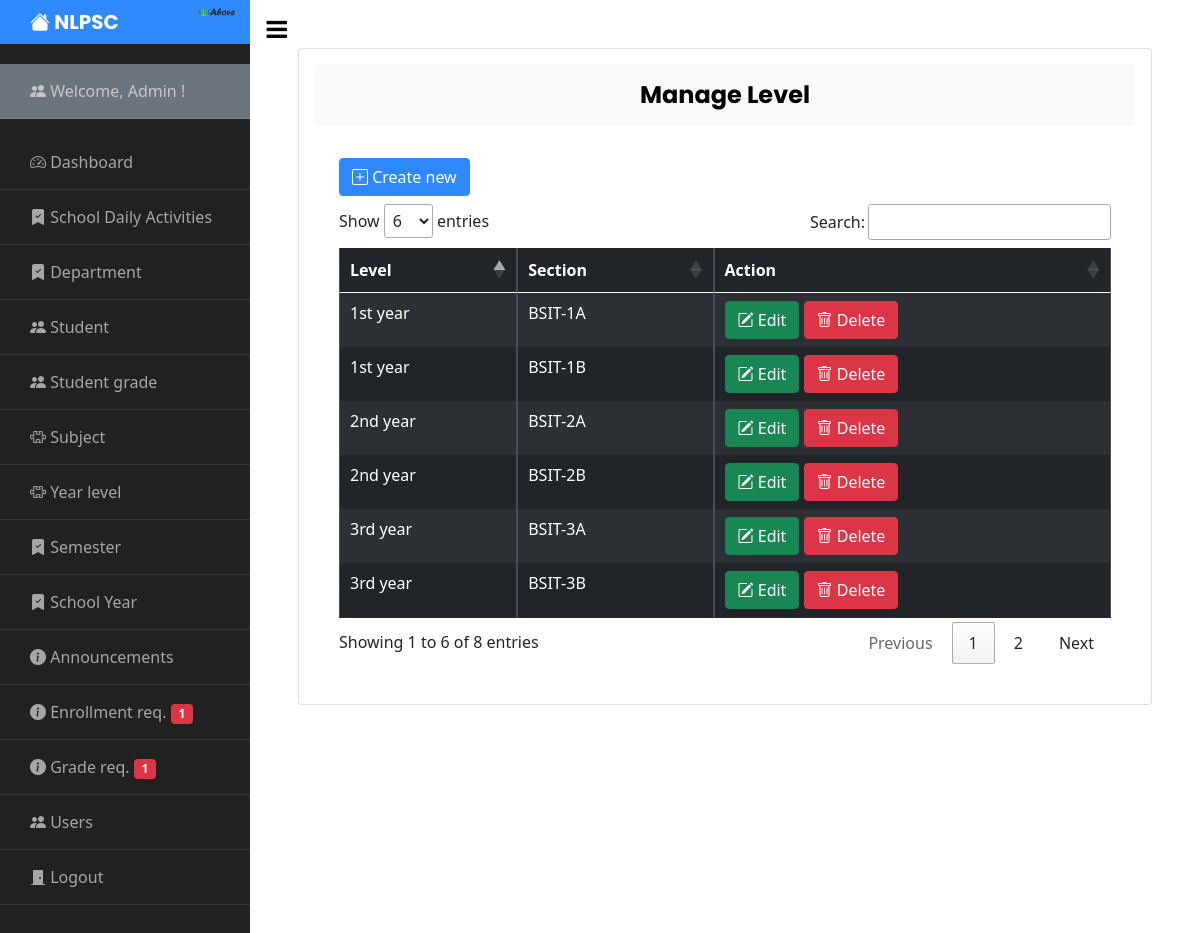
The page /admin/manage_level.php (signed in) on the database its author committed.
### tables this page shows
CREATE TABLE `user` (
  `Id` int(11) NOT NULL,
  `firstname` varchar(255) NOT NULL,
  `middlename` varchar(255) NOT NULL,
  `lastname` varchar(255) NOT NULL,
  `dob` varchar(255) NOT NULL,
  `age` int(11) NOT NULL,
  `email` varchar(255) NOT NULL,
  `contact` varchar(255) NOT NULL,
  `address` varchar(255) NOT NULL,
  `username` varchar(255) NOT NULL,
  `password` varchar(255) NOT NULL,
  `usertype` varchar(255) NOT NULL DEFAULT 'Teacher',
  `image` varchar(255) NOT NULL
);

CREATE TABLE `year_level` (
  `level_Id` int(11) NOT NULL,
  `level` varchar(255) NOT NULL,
  `section` varchar(255) NOT NULL
);

### admin/manage_level.php (the view, shortened to what this page needs)
<?php include 'sidebar.php'; ?>
     <div id="content" class="p-4 p-md-5 pt-5">
       <div class="card p-3">
         <h4 class="bg-light p-3" align="center"><strong>Manage Level</strong></h4>
         <div class="table-responsive p-4">
             <button type="button" class="btn btn-primary mb-2" data-bs-toggle="modal" data-bs-target="#exampleModal"><i class="bi bi-plus-square"></i> Create new</button>
           <table class="table table-bordered table-dark table-striped table-hover table-responsive-sm " id="example">
             <thead>
               <tr>
                   <th>Level</th>
                   <th>Section</th>
                   <th>Action</th>
               </tr>
             </thead>
             <tbody>
               <?php
                   include("../config.php");
                   $query ="SELECT * FROM year_level";
                   $sql = mysqli_query($conn,$query);
                   while($row = mysqli_fetch_array($sql)) {
               ?>
               <tr>
                   <td><?php echo $row["level"];?></td>
                   <td><?php echo $row["section"];?></td>
                   <td>
                       <button class="btn btn-success" data-bs-toggle="modal" type="button" data-bs-target="#updatelevel_modal<?php echo $row['level_Id']; ?>"><i class="bi bi-pencil-square"></i> Edit</button>
                       <button class="btn btn-danger" data-bs-toggle="modal" type="button" data-bs-target="#deletelevel_modal<?php echo $row['level_Id']; ?>"><i class="bi bi-trash"></i> Delete</button>
                   </td>
               </tr>
               <?php
                    }
               ?>
             </tbody>
           </table>
       </div>
     </div>
   </div>

### admin/sidebar.php (shortened to what this page needs)
<?php
include '../config.php';
  if(isset($_SESSION['admin_username']) && isset($_SESSION['admin_id'])) {
    $id = $_SESSION['admin_id'];
    $admin = mysqli_query($conn, "SELECT * FROM user WHERE usertype='Admin' AND Id='$id'");
    while($row = mysqli_fetch_array($admin)) {
?>
<!doctype html>
<html lang="en">
  <head>
    <link href="https://cdn.jsdelivr.net/npm/bootstrap@5.0.2/dist/css/bootstrap.min.css" rel="stylesheet">
    <link rel="stylesheet" href="https://cdn.datatables.net/1.11.3/css/jquery.dataTables.min.css">
		<link href="https://cdn.jsdelivr.net/npm/bootstrap@5.0.2/dist/css/bootstrap.min.css" rel="stylesheet">
		<link rel="stylesheet" href="https://stackpath.bootstrapcdn.com/font-awesome/4.7.0/css/font-awesome.min.css">
    <link rel="stylesheet" href="https://cdn.jsdelivr.net/npm/bootstrap-icons@1.8.1/font/bootstrap-icons.css">
		<link rel="stylesheet" href="../css/style.css">
    <link rel="stylesheet" href="../css/bootstrap.min.css">
  </head>
  <body>
		<div class="wrapper d-flex align-items-stretch">
      <nav id="sidebar">
        <div class="custom-menu">
          <button type="button" id="sidebarCollapse" class="btn btn-primary">
            <i class="fa fa-bars"></i>
          </button>
        </div>
        <h1><a href="dashboard.php" class="logo"><i class="bi bi-house-fill"></i> NLPSC</a><img src="../images/logo.png" alt="" width="40" style="position: absolute; right: 12px; top: 7px;"></h1>
        <div class="bg-secondary">
              <ul class="list-unstyled components ">
                <li>
                  <a href="">
                    <i class="bi bi-people-fill"></i> Welcome, <?php echo $row['username']; ?> !
                  </a>
                </li>
              </ul>
        </div>
        <ul class="list-unstyled components mb-5">
          <li>
              <a href="dashboard.php"><i class="bi bi-speedometer2"></i> Dashboard</a>
          </li>
          <li>
            <a href="manage_daily_activities.php"><i class="bi bi-bookmark-check-fill"></i> School Daily Activities</a>
          </li>
          <li>
            <a href="manage_department.php"><i class="bi bi-bookmark-check-fill"></i> Department</a>
          </li>
          <li>
            <a href="manage_student.php"><i class="bi bi-people-fill"></i> Student</a>
          </li>
          <li>
            <a href="manage_grades.php"><i class="bi bi-people-fill"></i> Student grade</a>
          </li>
          <li>
            <a href="manage_subject.php"><i class="bi bi-puzzle"></i> Subject</a>
          </li>
          <li>
            <a href="manage_level.php"><i class="bi bi-puzzle"></i> Year level</a>
          </li>
          <li>
            <a href="manage_semester.php"><i class="bi bi-bookmark-check-fill"></i> Semester</a>
          </li>
          <li>
            <a href="manage_schoolyear.php"><i class="bi bi-bookmark-check-fill"></i> School Year</a>
          </li>
          <li>
            <a href="manage_announcement.php"><i class="bi bi-info-circle-fill"></i> Announcements</a>
          </li>
          <li>
             <?php
            $check = mysqli_query($conn, "SELECT enrollment_Id FROM enrollment");
            $count = mysqli_num_rows($check);
            ?>
            <a href="manage_enrollment.php"><i class="bi bi-info-circle-fill"></i> Enrollment req. <span class="badge bg-danger"><?php echo $count; ?></span></a>
          </li>
           <li>
             <?php
            $check2 = mysqli_query($conn, "SELECT request_grade_Id FROM request_grade");
            $count2 = mysqli_num_rows($check2);
            ?>
            <a href="manage_request_grades.php"><i class="bi bi-info-circle-fill"></i> Grade req. <span class="badge bg-danger"><?php echo $count2; ?></span></a>
          </li>
          <li>
            <a href="manage_user.php"><i class="bi bi-people-fill"></i> Users</a>
          </li>
          <li>
            <a href="../logout.php"><i class="bi bi-door-closed-fill"></i> Logout</a>
          </li>
        </ul>
      </nav>
       <?php } ?>
  </body>
</html>
<?php
    } else {
     header('Location: ../index.php');
    }
?>

### admin/sidebar.php (style rules this page uses)
ul li a, h1 a { text-decoration: none; }

### rows shown on the page
user: username "Admin", count "1", count2 "1"
year_level: level "2nd year", section "BSIT-2A"
year_level: level "1st year", section "BSIT-1A"
year_level: level "1st year", section "BSIT-1B"
year_level: level "2nd year", section "BSIT-2B"
year_level: level "3rd year", section "BSIT-3A"
year_level: level "3rd year", section "BSIT-3B"
